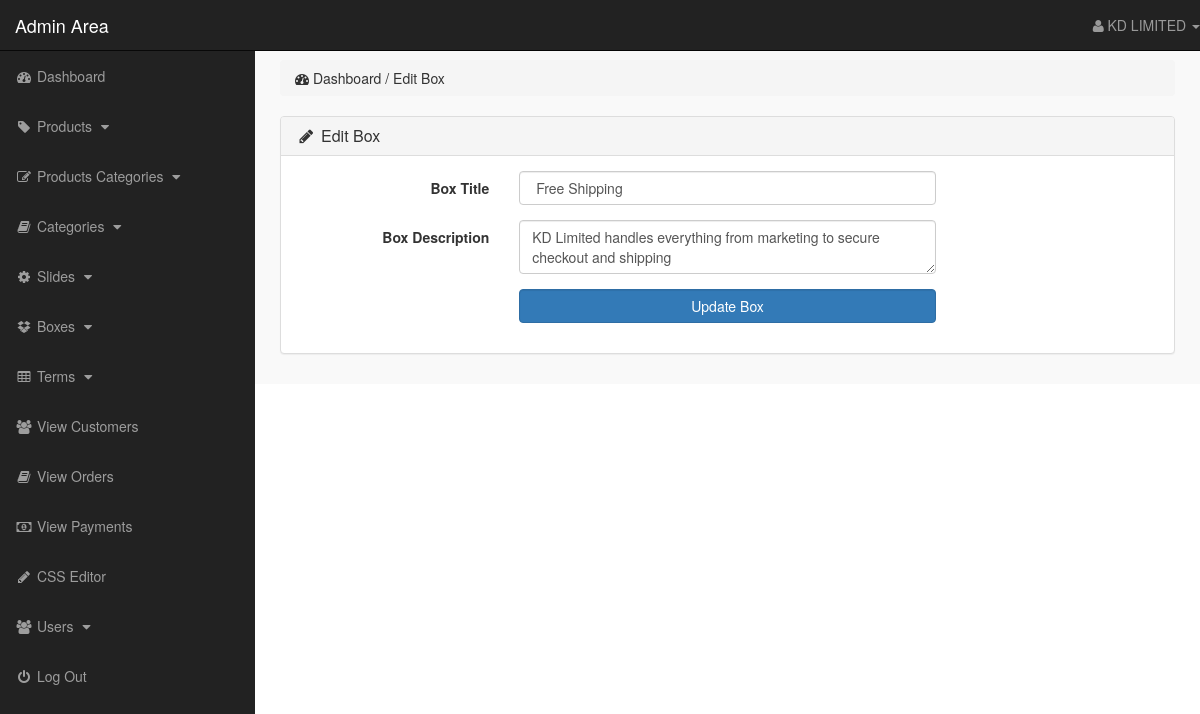
The app's page /admin_area/index.php?edit_box=2 (signed in) with its own data.
### tables this page shows
CREATE TABLE `boxes_section` (
  `box_id` int(10) NOT NULL,
  `box_title` text NOT NULL,
  `box_desc` text NOT NULL
);

### admin_area/edit_box.php (the view, shortened to what this page needs)
<?php
    if(!isset($_SESSION['admin_email'])){
        echo "<script>window.open('login.php','_self')</script>";
    }else{
?>
<?php
    if(isset($_GET['edit_box'])){
        $edit_box_id = $_GET['edit_box'];
        $edit_box_query = "select * from boxes_section where box_id='$edit_box_id'";
        $run_edit_box = mysqli_query($con,$edit_box_query);
        $row_edit_box = mysqli_fetch_array($run_edit_box);
        $box_title = $row_edit_box['box_title'];
        $box_desc = $row_edit_box['box_desc'];
    }
?>
<div class="row">
    <div class="col-lg-12">
        <ol class="breadcrumb">
            <li>
                <i class="fa fa-dashboard"></i> Dashboard / Edit Box
            </li>
        </ol>
    </div>
</div>
<div class="row">
    <div class="col-lg-12">
        <div class="panel panel-default">
            <div class="panel-heading">
                <h3 class="panel-title">
                    <i class="fa fa-pencil fa-fw"></i> Edit Box
                </h3>
            </div>
            <div class="panel-body">
                <form action="" class="form-horizontal" method="post">
                    <div class="form-group">
                        <label for="" class="control-label col-md-3">
                            Box Title
                        </label>
                        <div class="col-md-6">
                            <input value=" <?php echo $box_title; ?> " name="box_title" type="text" class="form-control">
                        </div>
                    </div>
                    <div class="form-group">
                        <label for="" class="control-label col-md-3">
                            Box Description
                        </label>
                        <div class="col-md-6">
                            <textarea type='text' name="box_desc" class="form-control"><?php echo $box_desc; ?></textarea>
                        </div>
                    </div>
                    <div class="form-group">
                        <label for="" class="control-label col-md-3">
                        </label>
                        <div class="col-md-6">
                            <input value="Update Box" name="update_box" type="submit" class="form-control btn btn-primary">
                        </div>
                    </div>
                </form>
            </div>
        </div>
    </div>
</div>
<?php } ?>

### admin_area/includes/sidebar.php (shortened to what this page needs)
<?php
    if(!isset($_SESSION['admin_email'])){
        echo "<script>window.open('login.php','_self')</script>";
    }else{
?>
<nav class="navbar navbar-inverse navbar-fixed-top">
    <div class="navbar-header">
        <a href="index.php?dashboard" class="navbar-brand">Admin Area</a>
    </div>
    <ul class="nav navbar-right top-nav">
        <li class="dropdown">
            <a href="#" class="dropdown-toggle" data-toggle="dropdown">
                <i class="fa fa-user"></i> <?php echo $admin_name;  ?> <b class="caret"></b>
            </a>
        </li>
    </ul>
    <div class="collapse navbar-collapse navbar-ex1-collapse">
        <ul class="nav navbar-nav side-nav">
            <li>
                <a href="index.php?dashboard">
                        <i class="fa fa-fw fa-dashboard"></i> Dashboard
                </a>
            </li>
            <li>
                <a href="#" data-toggle="collapse" data-target="#products">
                        <i class="fa fa-fw fa-tag"></i> Products
                        <i class="fa fa-fw fa-caret-down"></i>
                </a>
            </li>
            <li>
                <a href="#" data-toggle="collapse" data-target="#p_cat">
                        <i class="fa fa-fw fa-edit"></i> Products Categories
                        <i class="fa fa-fw fa-caret-down"></i>
                </a>
            </li>
            <li>
                <a href="#" data-toggle="collapse" data-target="#cat">
                        <i class="fa fa-fw fa-book"></i> Categories
                        <i class="fa fa-fw fa-caret-down"></i>
                </a>
            </li>
            <li>
                <a href="#" data-toggle="collapse" data-target="#slides">
                        <i class="fa fa-fw fa-gear"></i> Slides
                        <i class="fa fa-fw fa-caret-down"></i>
                </a>
            </li>
            <li>
                <a href="#" data-toggle="collapse" data-target="#boxes">
                        <i class="fa fa-fw fa-dropbox"></i> Boxes
                        <i class="fa fa-fw fa-caret-down"></i>
                </a>
            </li>
            <li>
                <a href="#" data-toggle="collapse" data-target="#terms">
                        <i class="fa fa-fw fa-table"></i> Terms
                        <i class="fa fa-fw fa-caret-down"></i>
                </a>
            </li>
            <li>
                <a href="index.php?view_customers">
                    <i class="fa fa-fw fa-users"></i> View Customers
                </a>
            </li>
            <li>
                <a href="index.php?view_orders">
                    <i class="fa fa-fw fa-book"></i> View Orders
                </a>
            </li>
            <li>
                <a href="index.php?view_payments">
                    <i class="fa fa-fw fa-money"></i> View Payments
                </a>
            </li>
            <li>
                <a href="index.php?edit_css">
                    <i class="fa fa-fw fa-pencil"></i> CSS Editor
                </a>
            </li>
            <li>
                <a href="#" data-toggle="collapse" data-target="#users">
                        <i class="fa fa-fw fa-users"></i> Users
                        <i class="fa fa-fw fa-caret-down"></i>
                </a>
            </li>
            <li>
                <a href="logout.php">
                    <i class="fa fa-fw fa-power-off"></i> Log Out
                </a>
            </li>
        </ul>
    </div>
</nav>
<?php } ?>

### admin_area/css/style.css (style rules this page uses)
body { margin-top: 100px; }
@media (min-width: 768px) { body { margin-top: 50px; } }
.top-nav { 0 15px; }
.top-nav>li { float: left; display: inline-block; }
.top-nav>li>a { color: #999999; line-height: 20px; padding-top: 15px; padding-bottom: 15px; }
@media (min-width: 768px) { .side-nav { position: fixed; top: 51px; bottom: 0; width: 255px; overflow-y: auto; overflow-x: hidden; background-color: #222222; padding-bottom: 40px; border-radius: 0; } }
@media (min-width: 768px) { .side-nav>li>a { width: 255px; } }
.panel-body { border-radius: 5px; }

### records on screen
boxes_section: box_title "Free Shipping", box_desc "KD Limited handles everything from marketing to secure checkout and shipping"

### other values on screen
$admin_name "KD LIMITED"
